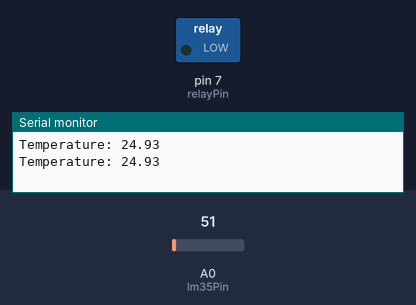
This sketch was run on a simulated Arduino Uno, built with avr-gcc and run on an emulated ATmega328P. Shown: switched loads named in the sketch (green lamp = pin HIGH), the last lines printed to the serial monitor. Inputs (shaded band) come from the test bench; at power-on: A0 (lm35Pin) = 51.

Above: at 1.8 s.
1.9 s: A0 (lm35Pin) set to 58
3.4 s: A0 (lm35Pin) set to 66
At 5.1 s:
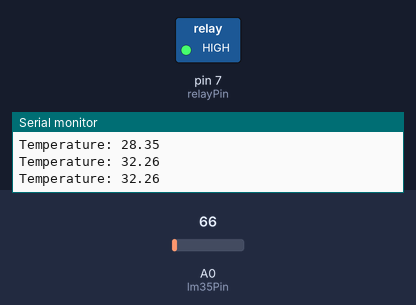
5.5 s: A0 (lm35Pin) set to 61
At 6.6 s:
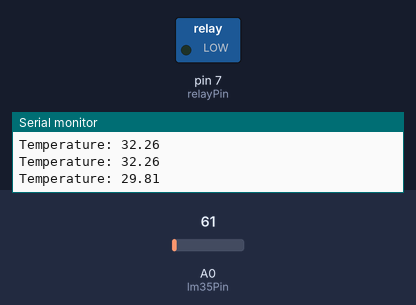
7.5 s: A0 (lm35Pin) set to 71
At 9.4 s:
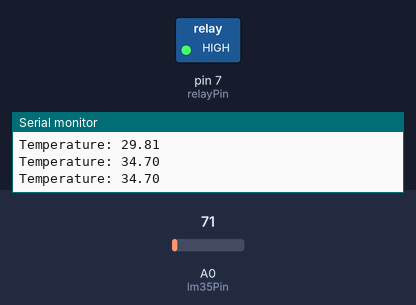
Timing chart, 0 to 10.5 s (numbered marks = the images above; inputs shaded):
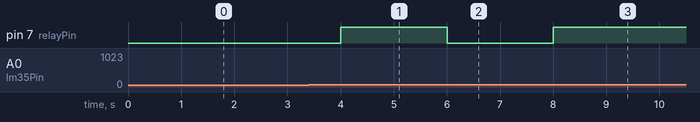

Measured:
- the behaviour switches between 61 and 62 on A0 (lm35Pin) (found by bisection; images 0 and 1)
- after the input at 3.4 s, pin 7 (relayPin): LOW → HIGH after 0.60 s
- after the input at 5.5 s, pin 7 (relayPin): HIGH → LOW after 0.50 s
- after the input at 7.5 s, pin 7 (relayPin): LOW → HIGH after 0.51 s

The sketch:

Relay-Trainer-Board.ino
```cpp
const int lm35Pin = A0;      // LM35 output pin
const int relayPin = 7;      // Relay control pin
const float thresholdTemp = 30.0; // Temperature threshold (in Celsius)

void setup() {
  pinMode(relayPin, OUTPUT); // Relay control as output
  digitalWrite(relayPin, LOW); // Initialize relay OFF
  Serial.begin(9600);         // For debugging
}

void loop() {
  // Read temperature from LM35
  int sensorValue = analogRead(lm35Pin);
  float temperature = sensorValue * (5.0 / 1023.0) * 100.0; // Convert to Celsius

  // Print temperature for debugging
  Serial.print("Temperature: ");
  Serial.println(temperature);

  // Control relay based on temperature
  if (temperature > thresholdTemp) {
    digitalWrite(relayPin, HIGH); // Turn relay ON
  } else {
    digitalWrite(relayPin, LOW); // Turn relay OFF
  }

  delay(1000); // Wait 1 second
}
```
